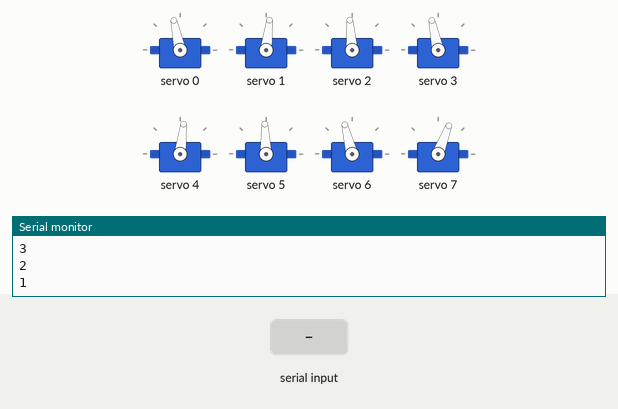
Recording of a sketch running on a simulated ESP32. Shown: 8 × servo, the last lines printed to the serial monitor. Inputs (shaded band) come from the test bench.

Above: at 12.2 s.
12.3 s: "2" received over Serial
At 13.0 s:
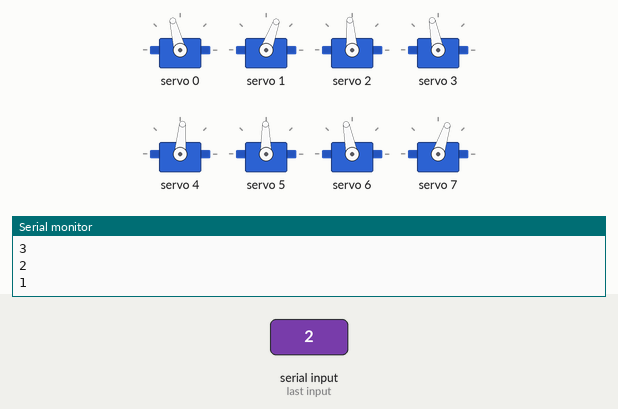
At 13.78 s:
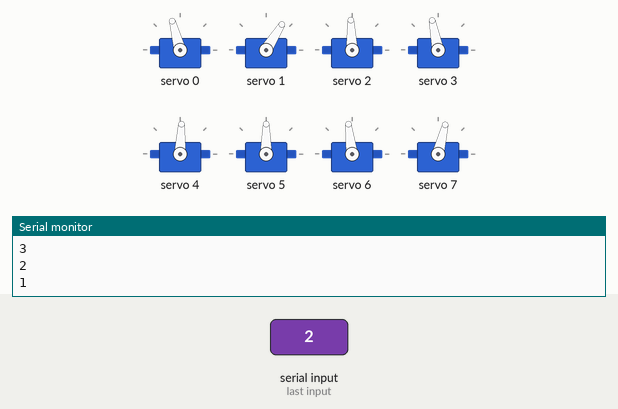
15.3 s: "1" received over Serial
18.3 s: "0" received over Serial
At 19.2 s:
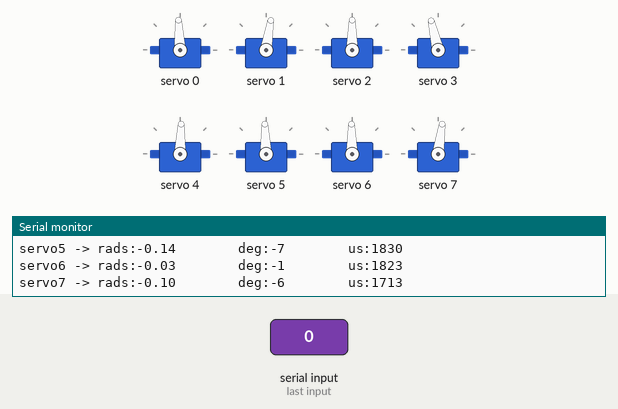
Timing chart, 0 to 21.3 s (numbered marks = the images above; inputs shaded):
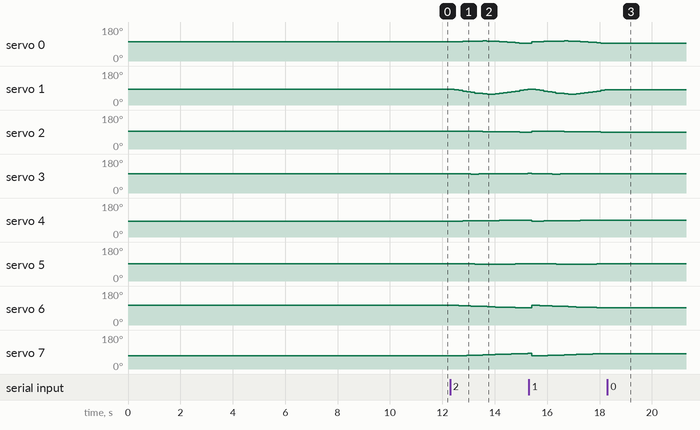

Measured:
- after the input at 12.3 s, servo 0: rises from 102° to 106° in 0.93 s, then falls to 93° in 1.6 s; servo 1: 83° → 81° after 0.16 s, → 77° 0.16 s later, → 74° 0.15 s later, → 70° 0.15 s later, … (18 changes in this stretch)
- after the input at 18.3 s, servo 0: stops changing and stays 93°; servo 1: stops changing and stays 81°; servo 2: stops changing and stays 90°; servo 3: stops changing and stays 103°; servo 4: stops changing and stays 88°

The sketch:

2D_SS_lift_16.ino
```cpp
// HOW TO:
// ------------------------------
// Serial input = 2 -> Steps through gait sequence once and stops at the end.
// Serial input = 1 -> Steps through gait sequence in a loop.
// Serial input = 0 -> Stops infinite loop at the node where it is at that moment

//Gait template
#include <Wire.h>
#include <Adafruit_PWMServoDriver.h>

Adafruit_PWMServoDriver pca9685 = Adafruit_PWMServoDriver();

#define SERVO_FREQ 300
#define SER0 0 //Hip 1
#define SER1 1 //Knee 1
#define SER2 2 //Hip 2
#define SER3 3 //Knee 2
#define SER4 4 //Hip 3
#define SER5 5 //Knee 3
#define SER6 6 //Hip 4
#define SER7 7 //Knee 4

//19cm forward and 2.5deg turn to the left

// Insert servo angles here:
// For 3D gaits, these angles are obtained from linearisation.py
// For 2D gaits, these angles are obtained from 2D_trajectory_reader.py
float SS_servo0[] = {-0.21394105, -0.2243847 , -0.23998644, -0.25630309, -0.2718725 , -0.28134917, -0.29082584, -0.29554587, -0.29695638, -0.29075371, -0.27497137, -0.24830637, -0.21830632, -0.18575491, -0.1532035 , -0.12019499, -0.08464963, -0.04910426, -0.01516502,  0.00517061,  0.0074588 ,  0.00360927, -0.00059034, -0.00545528, -0.00955687, -0.00962581, -0.01047416, -0.01284049, -0.01520682, -0.01842242, -0.02488066, -0.03133889, -0.03943972, -0.04902835, -0.05916416, -0.07003607, -0.08069109, -0.09160669, -0.10271964, -0.11323127, -0.12264533, -0.13056788, -0.12812164, -0.11857419, -0.10386568, -0.09308423, -0.09282261, -0.09256099, -0.09272602, -0.09295004, -0.09317406, -0.09339807, -0.09362209, -0.09384611, -0.09407013, -0.0962451 , -0.10405726, -0.11186942, -0.11968158, -0.12749374, -0.1353059 , -0.14399131, -0.14625599, -0.15161108, -0.15479203, -0.16382997, -0.17694615, -0.19868328, -0.22323232, -0.24092433, -0.24503789, -0.24043245, -0.23359951, -0.22696037, -0.22063963, -0.21457261, -0.20844214, -0.20142473, -0.19433156, -0.18827518, -0.1834878 , -0.1818624 , -0.1832608 , -0.18465375, -0.1860467 , -0.18743964, -0.18883182, -0.19022399, -0.19164669, -0.19534758, -0.20258036};
float SS_servo1[] = {0.12050142, 0.1684019 , 0.25113361, 0.3360084 , 0.42871677, 0.50357603, 0.57843529, 0.63903874, 0.68972343, 0.71899192, 0.71570964, 0.67370898, 0.6159894 , 0.54532125, 0.4746531 , 0.40234638, 0.32094579, 0.23954521, 0.16524161, 0.11783067, 0.10049913, 0.09919223, 0.09834294, 0.10071274, 0.10023122, 0.09390737, 0.08856933, 0.08674885, 0.08492837, 0.08497291, 0.09213833, 0.09930375, 0.10793919, 0.11888353, 0.13210818, 0.14626497, 0.15960081, 0.17185748, 0.18327196, 0.19094098, 0.19551771, 0.19208921, 0.17970313, 0.15147412, 0.11522023, 0.0901074 , 0.08437626, 0.07864511, 0.07365131, 0.06875946, 0.0638676 , 0.05897574, 0.05408388, 0.04919202, 0.04430017, 0.04330079, 0.0535486 , 0.0637964 , 0.07404421, 0.08429201, 0.09453982, 0.10762662, 0.10924595, 0.1133902 , 0.11627664, 0.1291913 , 0.15126276, 0.18832102, 0.23349288, 0.26646503, 0.26513846, 0.24916664, 0.23128129, 0.21269012, 0.19732675, 0.18228781, 0.16720318, 0.15148011, 0.13517252, 0.12032249, 0.10997527, 0.10543805, 0.10430559, 0.10455082, 0.10479605, 0.10503139, 0.10443614, 0.10384089, 0.10236863, 0.1026159 , 0.10487474};
float SS_servo2[] = { 0.05206727,  0.05437881,  0.05357343,  0.04837517,  0.04247011,  0.03490167,  0.02733324,  0.01850729,  0.0088064 ,  0.00242369, -0.004087  , -0.00854832, -0.0112321 , -0.01743458, -0.02363707, -0.03123216, -0.04655609, -0.06188002, -0.07826283, -0.0886272 , -0.0920239 , -0.08983398, -0.08595267, -0.07973152, -0.07628331, -0.07786242, -0.08071682, -0.08355869, -0.08640057, -0.08926604, -0.09222165, -0.09517726, -0.09882364, -0.10268026, -0.10616596, -0.10928522, -0.1130642 , -0.11819163, -0.12396908, -0.13144336, -0.13608012, -0.14150704, -0.14477498, -0.15167102, -0.15647251, -0.15718946, -0.15974529, -0.16230113, -0.16586295, -0.16956384, -0.17326473, -0.17696563, -0.18066652, -0.18436741, -0.18806831, -0.19026762, -0.18812818, -0.18598873, -0.18384929, -0.18170985, -0.1795704 , -0.16999256, -0.1475433 , -0.11547784, -0.07750508, -0.03710479,  0.00294332,  0.04071855,  0.07671932,  0.10805891,  0.11432554,  0.11323525,  0.11079919,  0.10851285,  0.10750349,  0.10606518,  0.10456542,  0.10220697,  0.09969259,  0.09766179,  0.09718669,  0.09849366,  0.09921374,  0.09832237,  0.097431  ,  0.09649231,  0.09157866,  0.08666502,  0.08055138,  0.07222219,  0.06080184};
float SS_servo3[] = {0.13749514, 0.11767647, 0.1012076 , 0.09285941, 0.08793622, 0.08716098, 0.08638573, 0.08902009, 0.09402673, 0.09482599, 0.09548728, 0.09292483, 0.08877955, 0.09103903, 0.0932985 , 0.09836341, 0.11899814, 0.13963288, 0.1648385 , 0.17780312, 0.17164996, 0.15849071, 0.1418113 , 0.12248404, 0.10722405, 0.10386505, 0.10247135, 0.10160444, 0.10073753, 0.10011516, 0.10042646, 0.10073776, 0.10065358, 0.10037652, 0.10057509, 0.09954552, 0.0993899 , 0.10029012, 0.10123755, 0.10294638, 0.09815244, 0.08981952, 0.0885793 , 0.09241846, 0.09430747, 0.09413022, 0.10229167, 0.11045313, 0.14598145, 0.18529333, 0.22460522, 0.26391711, 0.303229  , 0.34254089, 0.38185277, 0.42248887, 0.46695123, 0.51141358, 0.55587593, 0.60033829, 0.64480064, 0.67032609, 0.65404459, 0.59706711, 0.52168138, 0.43356722, 0.34944605, 0.26899927, 0.19520389, 0.13162222, 0.1097874 , 0.10470082, 0.10469804, 0.10333183, 0.10211604, 0.10158314, 0.10125268, 0.10375161, 0.10611591, 0.10701855, 0.10693318, 0.10297336, 0.09765465, 0.09693605, 0.09621746, 0.09558225, 0.10195083, 0.10831941, 0.11611904, 0.12556884, 0.13624584};
float SS_servo4[] = { 0.27153933,  0.25589156,  0.23978343,  0.22545726,  0.21379773,  0.20425567,  0.19471362,  0.187138  ,  0.18093058,  0.17451952,  0.16824494,  0.16146049,  0.15468398,  0.15003655,  0.14538911,  0.14141663,  0.14119007,  0.14096351,  0.14285916,  0.14399706,  0.14053696,  0.13154744,  0.11810738,  0.10942383,  0.10056653,  0.09471314,  0.08895197,  0.08482505,  0.08069813,  0.07736479,  0.07706145,  0.07675812,  0.07423021,  0.06962693,  0.06683753,  0.0666617 ,  0.07097334,  0.08047455,  0.09552065,  0.12009844,  0.14451545,  0.16115554,  0.16611655,  0.15690568,  0.14447239,  0.13266562,  0.12093609,  0.10920657,  0.10250248,  0.09649317,  0.09048386,  0.08447455,  0.07846525,  0.07245594,  0.06644663,  0.06001518,  0.05236396,  0.04471274,  0.03706152,  0.0294103 ,  0.02175908,  0.01196902,  0.00269487, -0.00675384, -0.01402678, -0.02093471, -0.02689988, -0.03333923, -0.04079522, -0.04882249, -0.05278049, -0.04339158, -0.01632095,  0.01996657,  0.06174385,  0.10460496,  0.14747087,  0.19040387,  0.23292707,  0.26489731,  0.28837944,  0.30122268,  0.30711233,  0.30511659,  0.30312086,  0.30102446,  0.29047409,  0.27992373,  0.26930183,  0.2625189 ,  0.26570886};
float SS_servo5[] = {-0.15259311, -0.13746126, -0.12417484, -0.11487005, -0.10871859, -0.10576806, -0.10281753, -0.10274496, -0.10467481, -0.10389584, -0.10375666, -0.1018362 , -0.09802606, -0.0988335 , -0.09964094, -0.10168629, -0.11060192, -0.11951754, -0.13007534, -0.13958539, -0.14555842, -0.13685337, -0.11970191, -0.1099028 , -0.10111627, -0.0960803 , -0.09178489, -0.0901893 , -0.08859371, -0.08835197, -0.09327942, -0.09820687, -0.10047075, -0.09929065, -0.10045553, -0.10723541, -0.12322169, -0.15095354, -0.1907736 , -0.2518229 , -0.31363249, -0.36544895, -0.38286672, -0.37445713, -0.35765257, -0.33854807, -0.32080145, -0.30305484, -0.29523122, -0.28877948, -0.28232775, -0.27587602, -0.26942429, -0.26297256, -0.25652083, -0.24914289, -0.23908869, -0.22903449, -0.21898029, -0.20892609, -0.19887189, -0.18341473, -0.16792702, -0.15563148, -0.14461905, -0.13570526, -0.12740565, -0.11990624, -0.10750924, -0.09282066, -0.094373  , -0.12039283, -0.17952378, -0.2568331 , -0.34195834, -0.42932254, -0.516157  , -0.59558785, -0.67384035, -0.71405724, -0.72233606, -0.69567805, -0.65117597, -0.57986615, -0.50855634, -0.43706517, -0.35034374, -0.26362231, -0.18330623, -0.12770475, -0.12531799};
float SS_servo6[] = { 0.256529  ,  0.24646895,  0.22886817,  0.20829444,  0.18836038,  0.17113773,  0.15391508,  0.13771428,  0.12222446,  0.10733267,  0.09191923,  0.07614926,  0.06182606,  0.04861833,  0.03541059,  0.02205516,  0.00788004, -0.00629509, -0.01961976, -0.02790682, -0.03119862, -0.01794254,  0.00510045,  0.03633654,  0.07300018,  0.11320206,  0.1502496 ,  0.18386129,  0.21747298,  0.24898486,  0.27247945,  0.29597403,  0.31407445,  0.32367178,  0.32520531,  0.32042066,  0.31120782,  0.29885772,  0.28405568,  0.2652824 ,  0.24151038,  0.21882248,  0.21514494,  0.21290114,  0.20926372,  0.20553315,  0.20120494,  0.19687674,  0.19287018,  0.1889081 ,  0.18494601,  0.18098393,  0.17702185,  0.17305976,  0.16909768,  0.16597851,  0.16529489,  0.16461128,  0.16392767,  0.16324406,  0.16256045,  0.16305896,  0.16165671,  0.15948708,  0.15807631,  0.15737455,  0.15902152,  0.16104204,  0.16997591,  0.17882078,  0.18186762,  0.17537183,  0.16001003,  0.14258201,  0.13346734,  0.12625212,  0.11957089,  0.12035271,  0.12072213,  0.11956321,  0.11894523,  0.11593443,  0.11215311,  0.11381093,  0.11546874,  0.1172705 ,  0.13116094,  0.14505138,  0.16414598,  0.19652591,  0.23258359};
float SS_servo7[] = {-0.42063569, -0.41631061, -0.40010437, -0.37861703, -0.35624323, -0.33827024, -0.32029726, -0.30335353, -0.28712593, -0.26970122, -0.25160544, -0.23200201, -0.21331399, -0.19727822, -0.18124245, -0.16483837, -0.14639023, -0.12794209, -0.10869151, -0.09979258, -0.10618507, -0.14134565, -0.19636464, -0.26594543, -0.34771707, -0.43345204, -0.50639256, -0.56536411, -0.62433566, -0.67525634, -0.69543783, -0.71561931, -0.71915993, -0.69584121, -0.64617373, -0.58015244, -0.50181499, -0.41995098, -0.33715276, -0.25514213, -0.16374082, -0.10424846, -0.10477566, -0.11003535, -0.11052859, -0.10735038, -0.10420625, -0.10106212, -0.09859222, -0.09621555, -0.09383887, -0.09146219, -0.08908551, -0.08670883, -0.08433215, -0.08350519, -0.08715608, -0.09080696, -0.09445784, -0.09810873, -0.10175961, -0.10652284, -0.10654318, -0.10858231, -0.10909851, -0.11238844, -0.1190136 , -0.12808736, -0.14781633, -0.16621814, -0.18133981, -0.17578846, -0.15056862, -0.12232318, -0.10770375, -0.09698019, -0.08721904, -0.09090829, -0.09421318, -0.09502779, -0.09488296, -0.09035413, -0.08676268, -0.09249256, -0.09822244, -0.10424288, -0.13466563, -0.16508839, -0.20655432, -0.27646087, -0.35826429};

int node=0;
int first=0;
int input=0;
int end_time=0;
int time_step=150000;
int steps = sizeof(SS_servo0)/sizeof(SS_servo0[0]);
int one_print = 0;

// -------------------Joint configurations-------------------
int servo0=0;
int servo0_deg=0;
int servo1=0;
int servo1_deg=0;
int servo2=0;
int servo2_deg=0;
int servo3=0;
int servo3_deg=0;
int servo4=0;
int servo4_deg=0;
int servo5=0;
int servo5_deg=0;
int servo6=0;
int servo6_deg=0;
int servo7=0;
int servo7_deg=0;

void setup() {
  Serial.begin(115200);
  pca9685.begin();

  pca9685.setOscillatorFrequency(27000000); //Value between 24MHz and 27MHz, tuned for this setup
  pca9685.setPWMFreq(SERVO_FREQ);
  delay (1000);

  servo0_deg=SS_servo0[0]/3.14159265*180;
        servo0=map(servo0_deg,-38,90,2200,1030);
        servo1_deg=SS_servo1[0]/3.14159265*180;
        servo1=map(servo1_deg,-90,90,2600,950);
        servo2_deg=SS_servo2[0]/3.14159265*180;
        servo2=map(servo2_deg,-37,90,1500,2670);
        servo3_deg=SS_servo3[0]/3.14159265*180;
        servo3=map(servo3_deg,-90,90,1100,2700);
        servo4_deg=SS_servo4[0]/3.14159265*180;
        servo4=map(servo4_deg,-90,38,2700,1500);
        servo5_deg=SS_servo5[0]/3.14159265*180;
        servo5=map(servo5_deg,-90,90,2600,930);
        servo6_deg=SS_servo6[0]/3.14159265*180;
        servo6=map(servo6_deg,-90,38,850,2250);
        servo7_deg=SS_servo7[0]/3.14159265*180;
        servo7=map(servo7_deg,-90,90,920,2620);

        pca9685.setPWM(SER0,0,servo0);
        pca9685.setPWM(SER1,0,servo1);
        pca9685.setPWM(SER2,0,servo2);
        pca9685.setPWM(SER3,0,servo3);
        pca9685.setPWM(SER4,0,servo4);
        pca9685.setPWM(SER5,0,servo5);
        pca9685.setPWM(SER6,0,servo6);
        pca9685.setPWM(SER7,0,servo7);

        Serial.print("Node:");
        Serial.println(node);
        Serial.print("servo0 -> rads:");
        Serial.print(SS_servo0[node]);
        Serial.print("        deg:");
        Serial.print(servo0_deg);
        Serial.print("        us:");
        Serial.println(servo0);
        Serial.print("servo1 -> rads:");
        Serial.print(SS_servo1[node]);
        Serial.print("        deg:");
        Serial.print(servo1_deg);
        Serial.print("        us:");
        Serial.println(servo1);
        Serial.print("servo2 -> rads:");
        Serial.print(SS_servo2[node]);
        Serial.print("        deg:");
        Serial.print(servo2_deg);
        Serial.print("        us:");
        Serial.println(servo2);
        Serial.print("servo3 -> rads:");
        Serial.print(SS_servo3[node]);
        Serial.print("        deg:");
        Serial.print(servo3_deg);
        Serial.print("        us:");
        Serial.println(servo3);
        Serial.print("servo4 -> rads:");
        Serial.print(SS_servo4[node]);
        Serial.print("        deg:");
        Serial.print(servo4_deg);
        Serial.print("        us:");
        Serial.println(servo4);
        Serial.print("servo5 -> rads:");
        Serial.print(SS_servo5[node]);
        Serial.print("        deg:");
        Serial.print(servo5_deg);
        Serial.print("        us:");
        Serial.println(servo5);
        Serial.print("servo6 -> rads:");
        Serial.print(SS_servo6[node]);
        Serial.print("        deg:");
        Serial.print(servo6_deg);
        Serial.print("        us:");
        Serial.println(servo6);
        Serial.print("servo7 -> rads:");
        Serial.print(SS_servo7[node]);
        Serial.print("        deg:");
        Serial.print(servo7_deg);
        Serial.print("        us:");
        Serial.println(servo7);

        Serial.println("10");
        delay(1000);
        Serial.println("9");
        delay(1000);
        Serial.println("8");
        delay(1000);
        Serial.println("7");
        delay(1000);
        Serial.println("6");
        delay(1000);
        Serial.println("5");
        delay(1000);
        Serial.println("4");
        delay(1000);
        Serial.println("3");
        delay(1000);
        Serial.println("2");
        delay(1000);
        Serial.println("1");
        delay(1000);

}

void loop()
{
  if(Serial.available()>0)
  {
    first=Serial.read();
    if(first=='2')
    {
      input=2;
      node=0;
      one_print=1;
    }
    if(first=='1')
    {
      input=1;
      node=0;
      one_print=1;
    }
    if(first=='0')
    {
      input=0;
    }
  }
  if(input==1 or input==2)
  {
      if(esp_timer_get_time()>=end_time)
      {
        servo0_deg=SS_servo0[node]/3.14159265*180;
        servo0=map(servo0_deg,-38,90,2200,1030);
        servo1_deg=SS_servo1[node]/3.14159265*180;
        servo1=map(servo1_deg,-90,90,2600,950);
        servo2_deg=SS_servo2[node]/3.14159265*180;
        servo2=map(servo2_deg,-37,90,1500,2670);
        servo3_deg=SS_servo3[node]/3.14159265*180;
        servo3=map(servo3_deg,-90,90,1100,2700);
        servo4_deg=SS_servo4[node]/3.14159265*180;
        servo4=map(servo4_deg,-90,38,2700,1500);
        servo5_deg=SS_servo5[node]/3.14159265*180;
        servo5=map(servo5_deg,-90,90,2600,930);
        servo6_deg=SS_servo6[node]/3.14159265*180;
        servo6=map(servo6_deg,-90,38,850,2250);
        servo7_deg=SS_servo7[node]/3.14159265*180;
        servo7=map(servo7_deg,-90,90,920,2620);

        pca9685.setPWM(SER0,0,servo0);
        pca9685.setPWM(SER1,0,servo1);
        pca9685.setPWM(SER2,0,servo2);
        pca9685.setPWM(SER3,0,servo3);
        pca9685.setPWM(SER4,0,servo4);
        pca9685.setPWM(SER5,0,servo5);
        pca9685.setPWM(SER6,0,servo6);
        pca9685.setPWM(SER7,0,servo7);

        node+=1;
        if(node>=steps and input==1)
        {
          Serial.print("Input:");
          Serial.println(input);
          node=0;
        }
        if(node>=steps and input==2)
        {
          Serial.print("Input:");
          Serial.println(input);
          input=0;
        }
         end_time=esp_timer_get_time()+time_step;
      }
   }

  if(input == 0)
  {
        pca9685.setPWM(SER0,0,servo0);
        pca9685.setPWM(SER1,0,servo1);
        pca9685.setPWM(SER2,0,servo2);
        pca9685.setPWM(SER3,0,servo3);
        pca9685.setPWM(SER4,0,servo4);
        pca9685.setPWM(SER5,0,servo5);
        pca9685.setPWM(SER6,0,servo6);
        pca9685.setPWM(SER7,0,servo7);

        if(one_print==1)
        {
          Serial.print("Input:");
          Serial.println(input);
          Serial.print("Node:");
          Serial.println(node);
          Serial.print("servo0 -> rads:");
          Serial.print(SS_servo0[node]);
          Serial.print("        deg:");
          Serial.print(servo0_deg);
          Serial.print("        us:");
          Serial.println(servo0);
          Serial.print("servo1 -> rads:");
          Serial.print(SS_servo1[node]);
          Serial.print("        deg:");
          Serial.print(servo1_deg);
          Serial.print("        us:");
          Serial.println(servo1);
          Serial.print("servo2 -> rads:");
          Serial.print(SS_servo2[node]);
          Serial.print("        deg:");
          Serial.print(servo2_deg);
          Serial.print("        us:");
          Serial.println(servo2);
          Serial.print("servo3 -> rads:");
          Serial.print(SS_servo3[node]);
          Serial.print("        deg:");
          Serial.print(servo3_deg);
          Serial.print("        us:");
          Serial.println(servo3);
          Serial.print("servo4 -> rads:");
          Serial.print(SS_servo4[node]);
          Serial.print("        deg:");
          Serial.print(servo4_deg);
          Serial.print("        us:");
          Serial.println(servo4);
          Serial.print("servo5 -> rads:");
          Serial.print(SS_servo5[node]);
          Serial.print("        deg:");
          Serial.print(servo5_deg);
          Serial.print("        us:");
          Serial.println(servo5);
          Serial.print("servo6 -> rads:");
          Serial.print(SS_servo6[node]);
          Serial.print("        deg:");
          Serial.print(servo6_deg);
          Serial.print("        us:");
          Serial.println(servo6);
          Serial.print("servo7 -> rads:");
          Serial.print(SS_servo7[node]);
          Serial.print("        deg:");
          Serial.print(servo7_deg);
          Serial.print("        us:");
          Serial.println(servo7);
          one_print=0;
        }

  }
}
```
